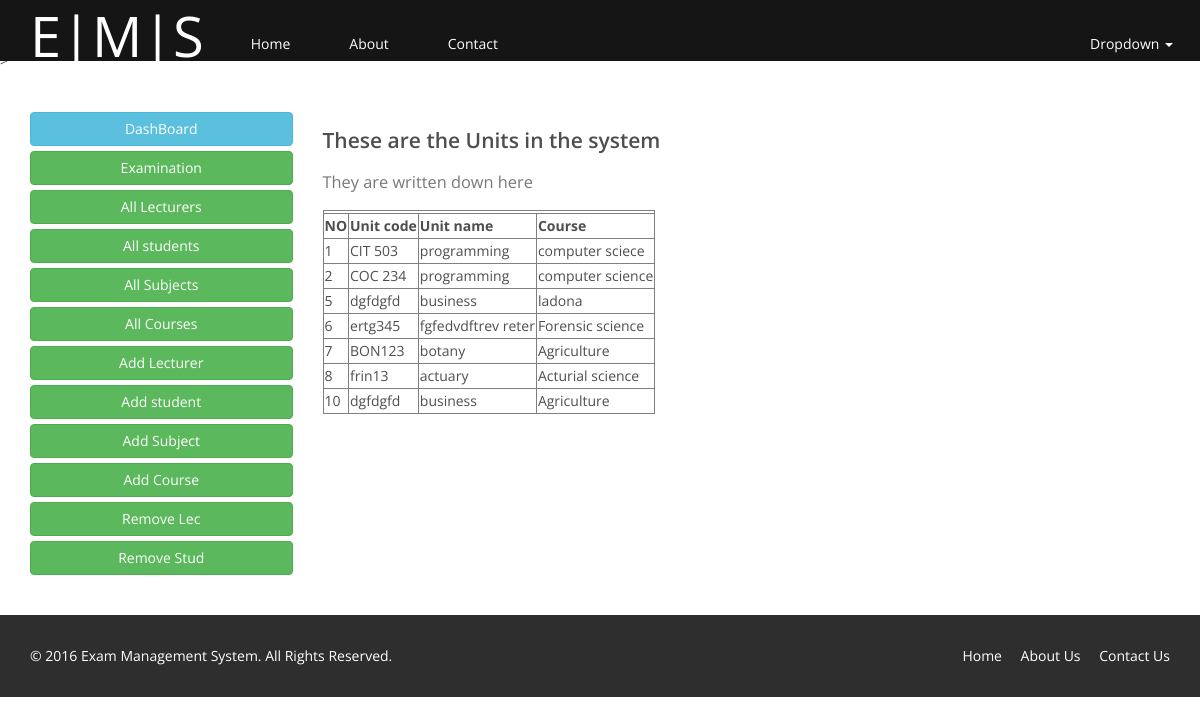
Page /admin/allsub.php on the committed database.
### tables this page shows
CREATE TABLE IF NOT EXISTS `subject` (
  `sub_id` int(11) NOT NULL AUTO_INCREMENT,
  `subcode` varchar(30) NOT NULL,
  `subname` varchar(30) NOT NULL,
  `course` varchar(30) NOT NULL,
  PRIMARY KEY (`sub_id`)
);

### admin/allsub.php (the view, shortened to what this page needs)
<!DOCTYPE html>
<html lang="en">
<head>
    <link href="../css/bootstrap.min.css" rel="stylesheet">
    <link href="../css/font-awesome.min.css" rel="stylesheet">
    <link href="../css/prettyPhoto.css" rel="stylesheet">>
    <link href="../css/animate.min.css" rel="stylesheet">
    <link href="../css/main.css" rel="stylesheet">
    <link rel="stylesheet" href="../css/normalize.css">
    <link href="../css/responsive.css" rel="stylesheet">
    <link href="../css/dashboard.css" rel="stylesheet">
</head>
<body>
<?php
include_once('../codes/header.php');
?>
<section>
    <div class="container">
        <div class="row">
            <?php
            include_once('../codes/sidebar.php');
            ?>
            <div class="col-sm-9"
            <b><h2>These are the Units in the system</h2>
                <h3>They are written down here</h3></b>
            <table id="studentinbox" width="auto%" border="1" bgcolor="blue">
                <tr>
                    <th colspan="4">
                </tr>
                <tr><td><b>NO</b></td>
                    <td><b>Unit code</b></td>
                    <td><b>Unit name</b></td>
                    <td><b>Course</b></td>
                </tr>
                <?php
                include_once '../connection.php';
                $sql="SELECT * FROM subject";
                $result=mysqli_query($conn,$sql);
                while($row=mysqli_fetch_array($result))
                {
                    ?>
                    <tr>
                        <td><?php echo $row['sub_id'] ?></td>
                        <td><?php echo $row['subcode'] ?></td>
                        <td><?php echo $row['subname'] ?></td>
                        <td><?php echo $row['course']?></td>
                    </tr>
                    <?php
                }
                ?>
            </table>
        </div>
    </div>
    </div>
</section>
<?php
include_once('../codes/footer.php');
?>
</body>
</html>

### codes/header.php (shortened to what this page needs)
<header>
    <nav class="navbar navbar-inverse navbar-fixed-top">
    <div class="container">
        <div class="navbar-header">
            <a class="navbar-brand" href="../admin/index.php">E|M|S</a>
        </div>
        <div class="collapse navbar-collapse">
            <ul class="nav navbar-nav">
                <li><a href="../admin/index.php">Home</a></li>
                <li><a href="../about.php">About</a></li>
                <li><a href="../contact.php">Contact</a></li>
            </ul>
            <ul class="nav navbar-nav navbar-right">
                <li class="dropdown">
                    <a class="dropdown-toggle" data-toggle="dropdown" href="#" role="button" aria-haspopup="true" aria-expanded="false">
                        Dropdown <span class="caret"></span>
                    </a>
                </li>
            </ul>
        </div>
    </div>
</nav>
</header>

### codes/sidebar.php
<div class="col-sm-3">
        <a href="../admin/index.php" class="btn btn-info btn-block">DashBoard</a>
        <a href="../admin/studex.php" class="btn btn-success btn-block">Examination</a>
        <a href="../admin/lecall.php" class="btn btn-success btn-block"> All Lecturers</a>
        <a href="../admin/alls.php" class="btn btn-success btn-block"> All students</a>
        <a href="../admin/allsub.php" class="btn btn-success btn-block"> All Subjects</a>
        <a href="../admin/allc.php" class="btn btn-success btn-block"> All Courses</a>
        <a href="../admin/lecregister.php" class="btn btn-success btn-block"> Add Lecturer</a>
        <a href="../admin/addstud.php" class="btn btn-success btn-block"> Add student</a>
        <a href="../admin/adds.php" class="btn btn-success btn-block"> Add Subject</a>
        <a href="../admin/cadd.php" class="btn btn-success btn-block"> Add Course</a>
    <a href="../admin/lecr.php" class="btn btn-success btn-block"> Remove Lec</a>
    <a href="../admin/rstud.php" class="btn btn-success btn-block"> Remove Stud</a>
</div>

### codes/footer.php (shortened to what this page needs)
<footer id="footer" class="midnight-blue">
    <div class="container">
        <div class="row">
            <div class="col-sm-6">
                &copy; 2016 <a target="_blank" href="../index.php/" title="Central Repositories">Exam Management System</a>. All Rights Reserved.
            </div>
            <div class="col-sm-6">
                <ul class="pull-right">
                    <li><a href="../index.php">Home</a></li>
                    <li><a href="../about.php">About Us</a></li>
                    <li><a href="../contact.php">Contact Us</a></li>
                </ul>
            </div>
        </div>
    </div>
</footer>

### css/main.css (style rules this page uses)
body { background: #fff; font-family: 'Open Sans', sans-serif; color:#4e4e4e; line-height: 22px; }
h1, h2, h3, h4, h5, h6 { font-weight: 600; font-family: 'Open Sans', sans-serif; color:#4e4e4e; }
h2 { font-size: 20px; }
h3 { font-size: 16px; color: #787878; font-weight: 400; line-height: 24px; }
a { color: #c52d2f; -webkit-transition: color 300ms, background-color 300ms; -moz-transition: color 300ms, background-color 300ms; -o-transition: color 300ms, background-color 300ms; transition: color 300ms, background-color 300ms; }
body section { padding: 40px 0; }
.navbar>.container .navbar-brand { margin-left: 0; }
.navbar-brand { padding: 0; margin:0; }
.navbar { border-radius: 0; margin-bottom: 0; background: #151515; padding: 15px 0; padding-bottom: 0; }
.navbar-nav { margin-top: 12px; }
.navbar-nav>li { margin-left: 35px; padding-bottom: px; }
.navbar-inverse .navbar-nav > li > a { padding: 5px 12px; margin: 0; border-radius: 3px; color: #fff; line-height: 24px; display: inline-block; }
.navbar-inverse { border: none; }
.navbar-inverse .navbar-brand { font-size: 56px; line-height: 40px; color: #fff; }
.navbar-inverse .navbar-collapse, .navbar-inverse .navbar-form { border-top: 0; padding-bottom: 0; }
#footer { padding-top: 30px; padding-bottom: 30px; color: #fff; background: #2e2e2e; }
#footer a { color: #fff; }
#footer ul { list-style: none; padding: 0; margin: 0; }
#footer ul > li { display: inline-block; margin-left: 15px; }

### css/dashboard.css (style rules this page uses)
body { padding-top: 50px; }
.navbar-fixed-top { border: 0; }

### rows in the picture
subject: sub_id "1", subcode "CIT 503", subname "programming", course "computer sciece"
subject: sub_id "2", subcode "COC 234", subname "programming", course "computer science"
subject: sub_id "5", subcode "dgfdgfd", subname "business", course "ladona"
subject: sub_id "6", subcode "ertg345", subname "fgfedvdftrev reter", course "Forensic science"
subject: sub_id "7", subcode "BON123", subname "botany", course "Agriculture"
subject: sub_id "8", subcode "frin13", subname "actuary", course "Acturial science"
subject: sub_id "10", subcode "dgfdgfd", subname "business", course "Agriculture"
